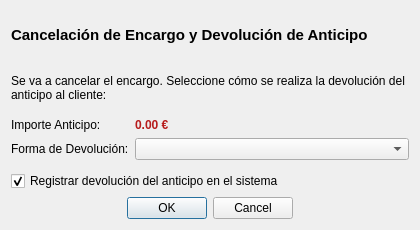
<?xml version="1.0" encoding="UTF-8"?>
<ui version="4.0">
 <class>DialogDevolucionAnticipo</class>
 <widget class="QDialog" name="DialogDevolucionAnticipo">
  <property name="geometry">
   <rect>
    <x>0</x>
    <y>0</y>
    <width>420</width>
    <height>230</height>
   </rect>
  </property>
  <property name="windowTitle">
   <string>Devolución de Anticipo</string>
  </property>
  <layout class="QVBoxLayout" name="verticalLayout">
   <item>
    <widget class="QLabel" name="labelTitulo">
     <property name="styleSheet">
      <string>font-weight: bold; font-size: 11pt;</string>
     </property>
     <property name="text">
      <string>Cancelación de Encargo y Devolución de Anticipo</string>
     </property>
    </widget>
   </item>
   <item>
    <widget class="QLabel" name="labelInfo">
     <property name="wordWrap">
      <bool>true</bool>
     </property>
     <property name="text">
      <string>Se va a cancelar el encargo. Seleccione cómo se realiza la devolución del anticipo al cliente:</string>
     </property>
    </widget>
   </item>
   <item>
    <layout class="QFormLayout" name="formLayout">
     <item row="0" column="0">
      <widget class="QLabel" name="labelImporte">
       <property name="text">
        <string>Importe Anticipo:</string>
       </property>
      </widget>
     </item>
     <item row="0" column="1">
      <widget class="QLabel" name="labelValorAnticipo">
       <property name="styleSheet">
        <string>font-weight: bold; color: #b71c1c;</string>
       </property>
       <property name="text">
        <string>0.00 €</string>
       </property>
      </widget>
     </item>
     <item row="1" column="0">
      <widget class="QLabel" name="labelFormaPago">
       <property name="text">
        <string>Forma de Devolución:</string>
       </property>
      </widget>
     </item>
     <item row="1" column="1">
      <widget class="QComboBox" name="comboBoxFormaPago"/>
     </item>
    </layout>
   </item>
   <item>
    <widget class="QCheckBox" name="checkBoxDevolver">
     <property name="text">
      <string>Registrar devolución del anticipo en el sistema</string>
     </property>
     <property name="checked">
      <bool>true</bool>
     </property>
    </widget>
   </item>
   <item>
    <widget class="QDialogButtonBox" name="buttonBox">
     <property name="standardButtons">
      <set>QDialogButtonBox::Cancel|QDialogButtonBox::Ok</set>
     </property>
     <property name="centerButtons">
      <bool>true</bool>
     </property>
    </widget>
   </item>
  </layout>
 </widget>
 <resources/>
 <connections>
  <connection>
   <sender>buttonBox</sender>
   <signal>accepted()</signal>
   <receiver>DialogDevolucionAnticipo</receiver>
   <slot>accept()</slot>
  </connection>
  <connection>
   <sender>buttonBox</sender>
   <signal>rejected()</signal>
   <receiver>DialogDevolucionAnticipo</receiver>
   <slot>reject()</slot>
  </connection>
 </connections>
</ui>
